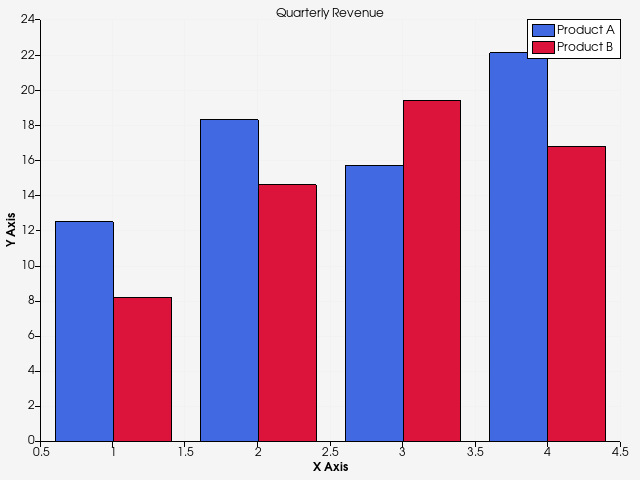

Here is the Python script that generated this plot:
#!/usr/bin/env python

# Bar chart of quarterly revenue data using a chart overlay on the VTK pipeline.

# Factory overrides: importing these modules registers the OpenGL rendering
# and interaction style implementations for vtkRenderingCore factory classes.
import vtkmodules.vtkInteractionStyle  # noqa: F401
import vtkmodules.vtkRenderingContextOpenGL2  # noqa: F401
import vtkmodules.vtkRenderingOpenGL2  # noqa: F401

# VTK pipeline classes used in this example
from vtkmodules.vtkChartsCore import (
    vtkChart,
    vtkChartXY,
)
from vtkmodules.vtkCommonCore import (
    vtkFloatArray,
    vtkIntArray,
)
from vtkmodules.vtkCommonDataModel import vtkTable
from vtkmodules.vtkRenderingContext2D import vtkContextActor
from vtkmodules.vtkRenderingCore import (
    vtkRenderWindow,
    vtkRenderWindowInteractor,
    vtkRenderer,
)

# Colors (normalized RGB)
white_smoke_rgb = (0.961, 0.961, 0.961)

# Data: quarterly revenue for two product lines
table = vtkTable()

arr_quarter = vtkIntArray()
arr_quarter.SetName("Quarter")
table.AddColumn(arr_quarter)

arr_product_a = vtkFloatArray()
arr_product_a.SetName("Product A")
table.AddColumn(arr_product_a)

arr_product_b = vtkFloatArray()
arr_product_b.SetName("Product B")
table.AddColumn(arr_product_b)

quarters = [1, 2, 3, 4]
product_a = [12.5, 18.3, 15.7, 22.1]
product_b = [8.2, 14.6, 19.4, 16.8]

table.SetNumberOfRows(4)
for i in range(4):
    table.SetValue(i, 0, quarters[i])
    table.SetValue(i, 1, product_a[i])
    table.SetValue(i, 2, product_b[i])

# Chart: create a 2D XY chart with grouped bar series
chart = vtkChartXY()
chart.SetShowLegend(True)
chart.SetTitle("Quarterly Revenue")

bar_a = chart.AddPlot(vtkChart.BAR)
bar_a.SetInputData(table, 0, 1)
bar_a.SetColor(65, 105, 225, 255)

bar_b = chart.AddPlot(vtkChart.BAR)
bar_b.SetInputData(table, 0, 2)
bar_b.SetColor(220, 20, 60, 255)

# ContextActor: overlay the chart on the normal VTK rendering pipeline
context_actor = vtkContextActor()
context_actor.GetScene().AddItem(chart)

# Renderer: assemble the scene
renderer = vtkRenderer()
renderer.SetBackground(white_smoke_rgb)
renderer.AddActor(context_actor)
context_actor.GetScene().SetRenderer(renderer)

# Window: display the rendered scene
render_window = vtkRenderWindow()
render_window.AddRenderer(renderer)
render_window.SetWindowName("barchart")
render_window.SetMultiSamples(0)
render_window.SetSize(640, 480)

# Interactor: handle mouse and keyboard events
render_window_interactor = vtkRenderWindowInteractor()
render_window_interactor.SetRenderWindow(render_window)

# Launch the interactive visualization
render_window_interactor.Initialize()
render_window_interactor.Start()
